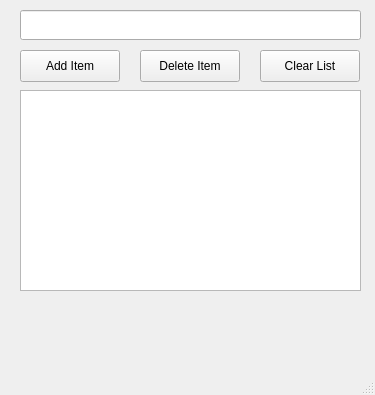
<?xml version="1.0" encoding="UTF-8"?>
<ui version="4.0">
 <class>MainWindow</class>
 <widget class="QMainWindow" name="MainWindow">
  <property name="geometry">
   <rect>
    <x>0</x>
    <y>0</y>
    <width>375</width>
    <height>395</height>
   </rect>
  </property>
  <property name="windowTitle">
   <string>To Do List</string>
  </property>
  <widget class="QWidget" name="centralwidget">
   <widget class="QPushButton" name="addItem_pushButton">
    <property name="geometry">
     <rect>
      <x>20</x>
      <y>50</y>
      <width>100</width>
      <height>32</height>
     </rect>
    </property>
    <property name="text">
     <string>Add Item</string>
    </property>
   </widget>
   <widget class="QPushButton" name="clearList_pushButton">
    <property name="geometry">
     <rect>
      <x>260</x>
      <y>50</y>
      <width>100</width>
      <height>32</height>
     </rect>
    </property>
    <property name="text">
     <string>Clear List</string>
    </property>
   </widget>
   <widget class="QPushButton" name="deleteItem_pushButton">
    <property name="geometry">
     <rect>
      <x>140</x>
      <y>50</y>
      <width>100</width>
      <height>32</height>
     </rect>
    </property>
    <property name="text">
     <string>Delete Item</string>
    </property>
   </widget>
   <widget class="QLineEdit" name="addItem_lineEdit">
    <property name="geometry">
     <rect>
      <x>20</x>
      <y>10</y>
      <width>341</width>
      <height>30</height>
     </rect>
    </property>
   </widget>
   <widget class="QListWidget" name="myList_listWidget">
    <property name="geometry">
     <rect>
      <x>20</x>
      <y>90</y>
      <width>341</width>
      <height>201</height>
     </rect>
    </property>
   </widget>
  </widget>
  <widget class="QMenuBar" name="menubar">
   <property name="geometry">
    <rect>
     <x>0</x>
     <y>0</y>
     <width>375</width>
     <height>30</height>
    </rect>
   </property>
  </widget>
  <widget class="QStatusBar" name="statusbar"/>
 </widget>
 <resources/>
 <connections/>
</ui>
